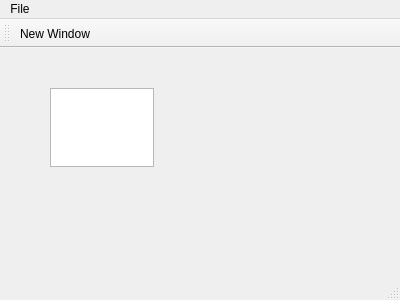
<?xml version="1.0" encoding="UTF-8"?>
<ui version="4.0">
 <class>MainWindow</class>
 <widget class="QMainWindow" name="MainWindow">
  <property name="geometry">
   <rect>
    <x>0</x>
    <y>0</y>
    <width>400</width>
    <height>300</height>
   </rect>
  </property>
  <property name="windowTitle">
   <string>MainWindow</string>
  </property>
  <widget class="QWidget" name="centralWidget">
   <widget class="QPlainTextEdit" name="plainTextEdit">
    <property name="geometry">
     <rect>
      <x>50</x>
      <y>40</y>
      <width>104</width>
      <height>79</height>
     </rect>
    </property>
   </widget>
  </widget>
  <widget class="QMenuBar" name="menuBar">
   <property name="geometry">
    <rect>
     <x>0</x>
     <y>0</y>
     <width>400</width>
     <height>22</height>
    </rect>
   </property>
   <widget class="QMenu" name="menuFile">
    <property name="title">
     <string>File</string>
    </property>
    <addaction name="actionNew_Window"/>
   </widget>
   <addaction name="menuFile"/>
  </widget>
  <widget class="QToolBar" name="mainToolBar">
   <attribute name="toolBarArea">
    <enum>TopToolBarArea</enum>
   </attribute>
   <attribute name="toolBarBreak">
    <bool>false</bool>
   </attribute>
   <addaction name="actionNew_Window"/>
  </widget>
  <widget class="QStatusBar" name="statusBar"/>
  <action name="actionNew_Window">
   <property name="text">
    <string>New Window</string>
   </property>
  </action>
 </widget>
 <layoutdefault spacing="6" margin="11"/>
 <resources/>
 <connections/>
</ui>
